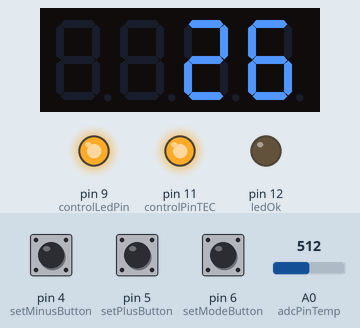
Simulated run of this sketch. Board: Arduino Uno, built with avr-gcc and run on an emulated ATmega328P. On the bench: 4-digit seven-segment display, output pins drawn as LEDs (lit = HIGH). Inputs (shaded band) come from the test bench; at power-on: A0 (adcPinTemp) = 512, pin 6 (setModeButton) LOW, pin 4 (setMinusButton) LOW, pin 5 (setPlusButton) LOW.

Above: at 1.2 s.
1.3 s: A0 (adcPinTemp) set to 623
At 2.5 s:
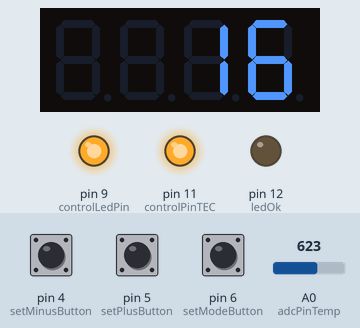
2.8 s: A0 (adcPinTemp) set to 633
At 3.5 s:
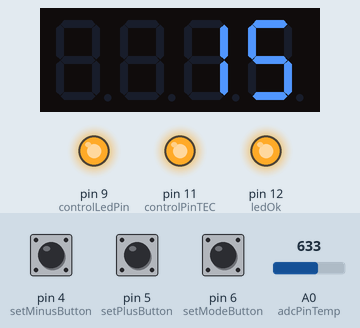
4.3 s: A0 (adcPinTemp) set to 900
At 5.0 s:
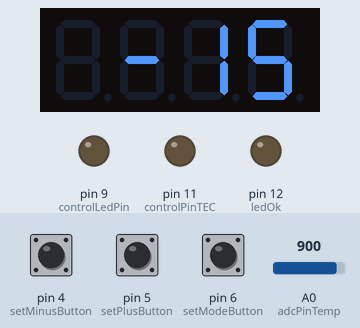
5.8 s: pin 6 (setModeButton) pulled HIGH for 1 s
At 6.24 s:
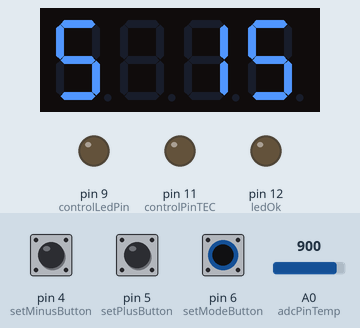
8.5 s: pin 6 (setModeButton) pulled HIGH for 0.15 s
10.2 s: pin 6 (setModeButton) pulled HIGH for 3.2 s
At 14.0 s:
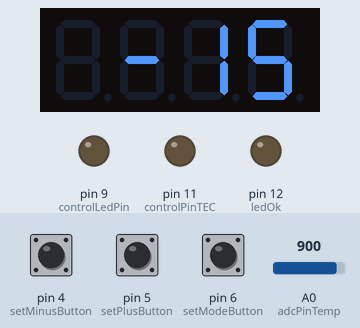
Timing chart, 0 to 15.5 s (numbered marks = the images above; inputs shaded):
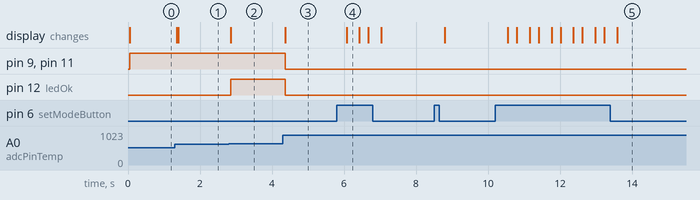

Measured:
- the behaviour switches between 632 and 633 on A0 (adcPinTemp) (found by bisection; images 1 and 2)
- after the input at 1.3 s, the display: first changes after 0.05 s (image 1 shows a later state)
- after the input at 2.8 s, pin 12 (ledOk): LOW → HIGH after 0.06 s; the display: changes after 0.06 s (image 2)
- after the input at 4.3 s, pin 9 (controlLedPin), pin 11 (controlPinTEC), pin 12 (ledOk): HIGH → LOW after 0.06 s; the display: changes after 0.06 s (image 3)
- after the input at 5.8 s, the display: changes after 0.27 s (image 4)
- after the input at 10.2 s, the display: changes after 0.35 s (image 5)

The sketch:

exercise_22.ino
```cpp
/*
 * Thermoelectric cooler control circuit
 * Step 1
 *
 * Currently implemented:
 * - get the current temperature from the thermistor
 * - display the temperature on the 7segment display
 * - button control (with external pull-down resistors) for setMode
 * - thermoelectric cooler is implemented in on/off logic
 * - implemented green LED that will light up if we are close to setPoint
 */

// Load libraries
#include <Wire.h>
#include <Adafruit_GFX.h>
#include "Adafruit_LEDBackpack.h"

// Adafruit Display initialization
Adafruit_7segment matrix = Adafruit_7segment();


// Variables and Pins for temperature measurement
float currentTemperature;  // current temperature (Celsius)

int numOfAverages = 5;  // averages to take for temperature measurement
float resReference = 10.01;  // Reference resistor in kOhm

const int adcPinTemp = A0;  // Pin for ADC measurement

const float fitParamA = 0.002785219503;  // fit parameter a
const float fitParamB = 0.000241846138;  // fit parameter b
const float fitParamC = 0.000000831227;  // fit parameter c
const float KtoC = 272.15;  // how to convert Kelvin to Celsius

// Variables for set temperature
int setPoint = 15;  // set temperature in C.
bool setModeToggle = false;  // Start with setMode deactivated

int maxSetTemp = 25;
int minSetTemp = -10;

// Thermoelectric cooler variables and Pins
const int controlPinTEC = 11;  // use PWM pin for future development
const int controlLedPin = 9;  // Where the control (red) LED is connected to

// Button pins to set temperature
const int setModeButton = 6;
const int setPlusButton = 5;
const int setMinusButton = 4;

int buttonInteractionTime = 250;  // human interaction time in ms with buttons

// LED Pins and temperature happiness range
const int ledOk = 12;
float happiness_delta = 0.5;  // +- this delta, our unit is running great!

void setup() {
  // Initialize Adafruit display
  matrix.begin(0x70);

  // Initialize pin modes for buttons, PWM for cooler, LEDs
  pinMode(setModeButton, INPUT);
  pinMode(setPlusButton, INPUT);
  pinMode(setMinusButton, INPUT);
  pinMode(controlPinTEC, OUTPUT);
  pinMode(controlLedPin, OUTPUT);
  pinMode(ledOk, OUTPUT);
}

void getTemperature() {
  // Read thermistor, calculate and store temperature

  // read ADC value numOfAverages times and add up.
  int adcReadValue = 0;
  for (int it = 0; it < numOfAverages; it++) {
    adcReadValue += analogRead(adcPinTemp);  // read ADC value
    delay(10);  // wait 10 ms before the next measurement
  }
  // calculate average
  float adcAvg = float(adcReadValue) / float(numOfAverages);
  // calculate resistance of thermistor, equation (3.8)
  float resTherm = resReference / (1023 / adcAvg - 1);
  // calculate temperature, equation (3.9)
  currentTemperature = 1 / (
      fitParamA + fitParamB * log(resTherm) + fitParamC * pow(log(resTherm), 3)
    ) - KtoC;
}

void setDisplay(int valueToSet, bool setpoint=false) {
  // Set the display with a value to set (integer)
  // Additionaly display 'S' if we are in set mode
  matrix.print(valueToSet);  // print the given value, an integer

  // if the setpoint boolean is true, then write an "S" (5) into first digit.
  if (setpoint){
    matrix.writeDigitNum(0, 5, false);
  }

  matrix.writeDisplay();  // display what we just did
}

void setMode() {
  // Check if we are in set mode and adjust display
  // If in set mode, adjust set point if called for

  // check if set mode button is pressed and toggle setMode
  if (digitalRead(setModeButton) == HIGH) {
    setModeToggle = !setModeToggle;
    delay(buttonInteractionTime);
  }

  bool buttonWasPressed = false;  // bool to check if a button was pressed

  // adjust set point dependent on button presses
  if (setModeToggle){  // only do stuff if we are in set mode

    if (digitalRead(setPlusButton) == HIGH) {  // plus button is pressed
      if (setPoint < maxSetTemp) {  // only do something if we are not at the maximum level yet
        setPoint += 1;
      }
      buttonWasPressed = true;  // make sure we delay for human interaction time later
    }

    if (digitalRead(setMinusButton) == HIGH) {  // minus button is pressed
      if (setPoint > minSetTemp) {  // only do something if we are not at the minimum level yet
        setPoint -= 1;
      }
      buttonWasPressed = true;  // make sure we delay for human interaction time later
    }
  }

  if (setModeToggle) {  // set the display if we are in set mode with the setPoint
    setDisplay(setPoint, true);
  }

  if (buttonWasPressed) {  // delay if a button was pressed. do this here for fast display update
    delay(buttonInteractionTime);
  }
}

void controlTEC() {
  // Control the termoelectric cooler.
  if (currentTemperature > float(setPoint)) {  // it's too warm
    digitalWrite(controlPinTEC, HIGH);
    digitalWrite(controlLedPin, HIGH);
  }
  else {  // it's just right or too cold
    digitalWrite(controlPinTEC, LOW);
    digitalWrite(controlLedPin, LOW);
  }
}

void checkTemperatureOk() {
  // If temperature in given range, turn green LED on
  float actual_delta = abs(float(setPoint) - currentTemperature);
  if (actual_delta <= happiness_delta) {  // everything is great
    digitalWrite(ledOk, HIGH);
  }
  else {  // we are not in our required temperature zone
    digitalWrite(ledOk, LOW);
  }
}

void loop() {
  // Get and display temperature when not in setMode
  getTemperature();
  if (!setModeToggle) {
    setDisplay(round(currentTemperature), false);
  }

  controlTEC();  // run after getTemperature to not have delays in regulating

  checkTemperatureOk();  // turn green LED on if all is well

  setMode();  // Handles all the setMode functions!
}
```
